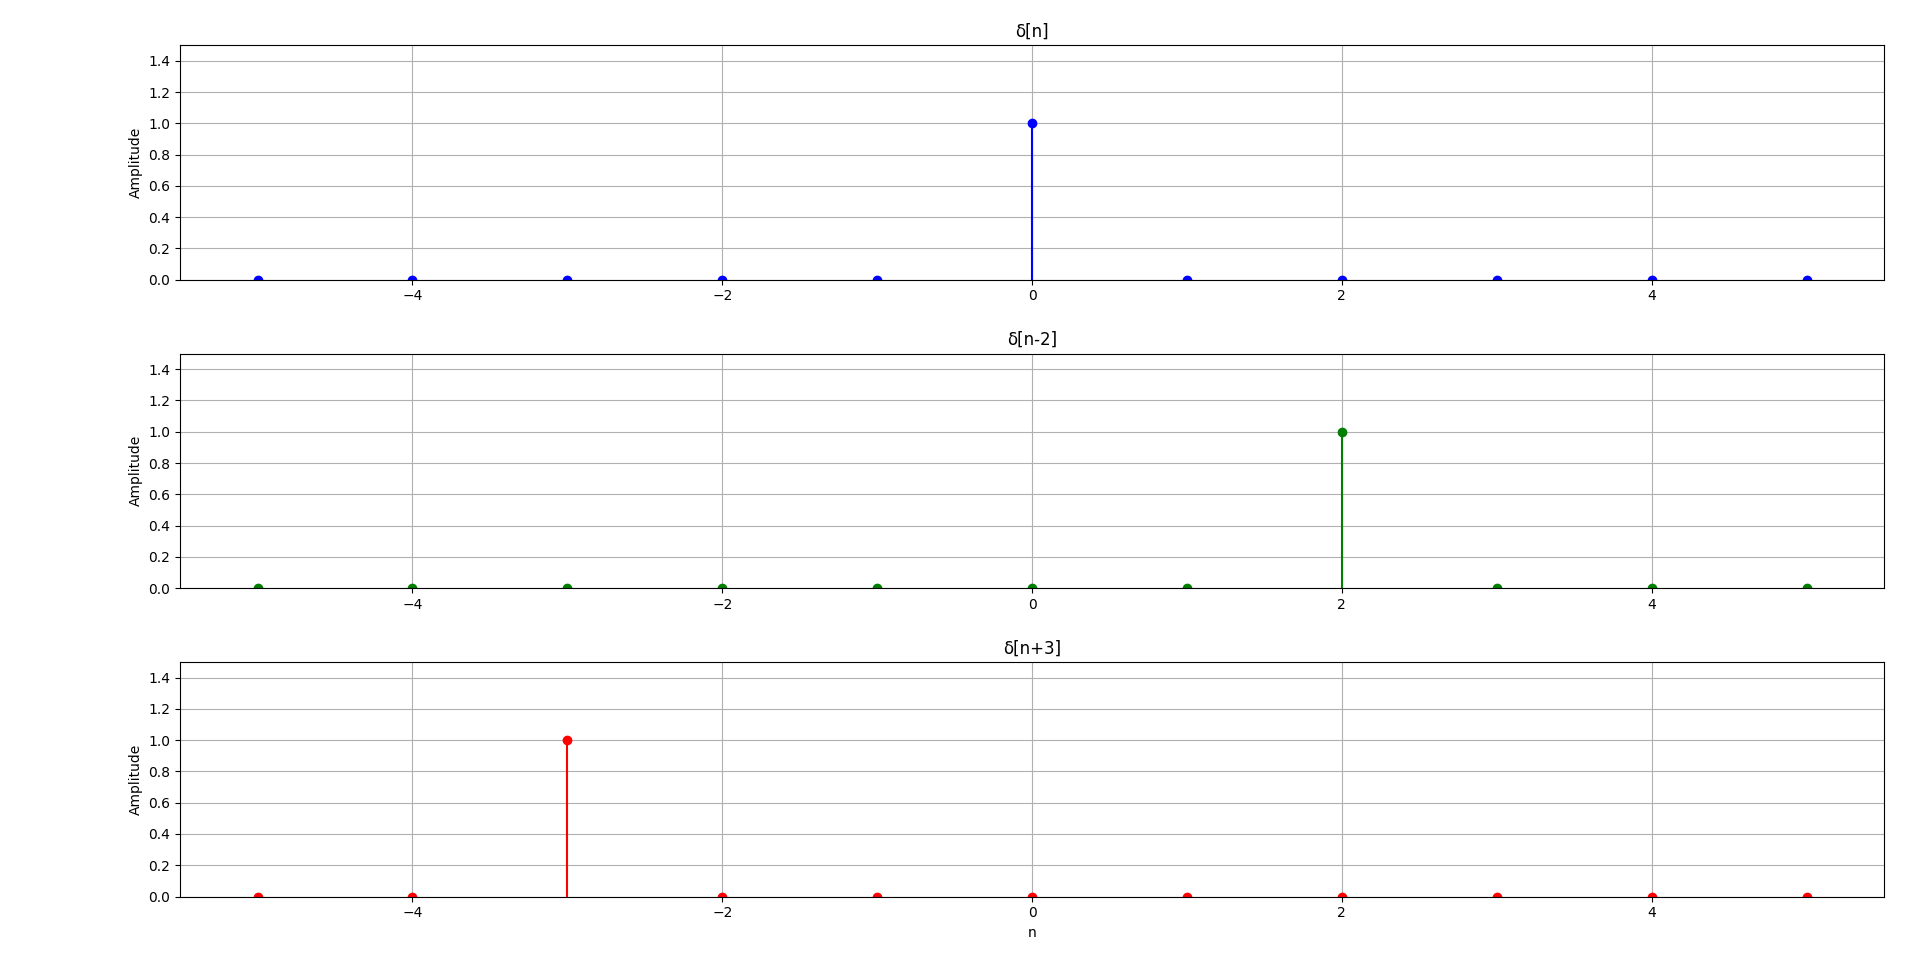

Here is the Python script that generated this plot:
import numpy as np
import matplotlib.pyplot as plt

# Eixo n
n = np.arange(-5, 6, 1)  # De -5 até 5

# Definindo os sinais
delta_n = np.where(n == 0, 1, 0)
delta_n_minus_2 = np.where(n == 2, 1, 0)
delta_n_plus_3 = np.where(n == -3, 1, 0)

# Criar uma figura com 3 subplots (um para cada impulso)
plt.figure(figsize=(8, 8))

# Primeiro gráfico: δ[n]
plt.subplot(3, 1, 1)
plt.stem(n, delta_n, linefmt='b-', markerfmt='bo', basefmt=" ")
plt.title('δ[n]')
plt.ylabel('Amplitude')
plt.grid(True)
plt.ylim(0, 1.5)

# Segundo gráfico: δ[n-2]
plt.subplot(3, 1, 2)
plt.stem(n, delta_n_minus_2, linefmt='g-', markerfmt='go', basefmt=" ")
plt.title('δ[n-2]')
plt.ylabel('Amplitude')
plt.grid(True)
plt.ylim(0, 1.5)

# Terceiro gráfico: δ[n+3]
plt.subplot(3, 1, 3)
plt.stem(n, delta_n_plus_3, linefmt='r-', markerfmt='ro', basefmt=" ")
plt.title('δ[n+3]')
plt.xlabel('n')
plt.ylabel('Amplitude')
plt.grid(True)
plt.ylim(0, 1.5)

plt.tight_layout()
plt.show()
